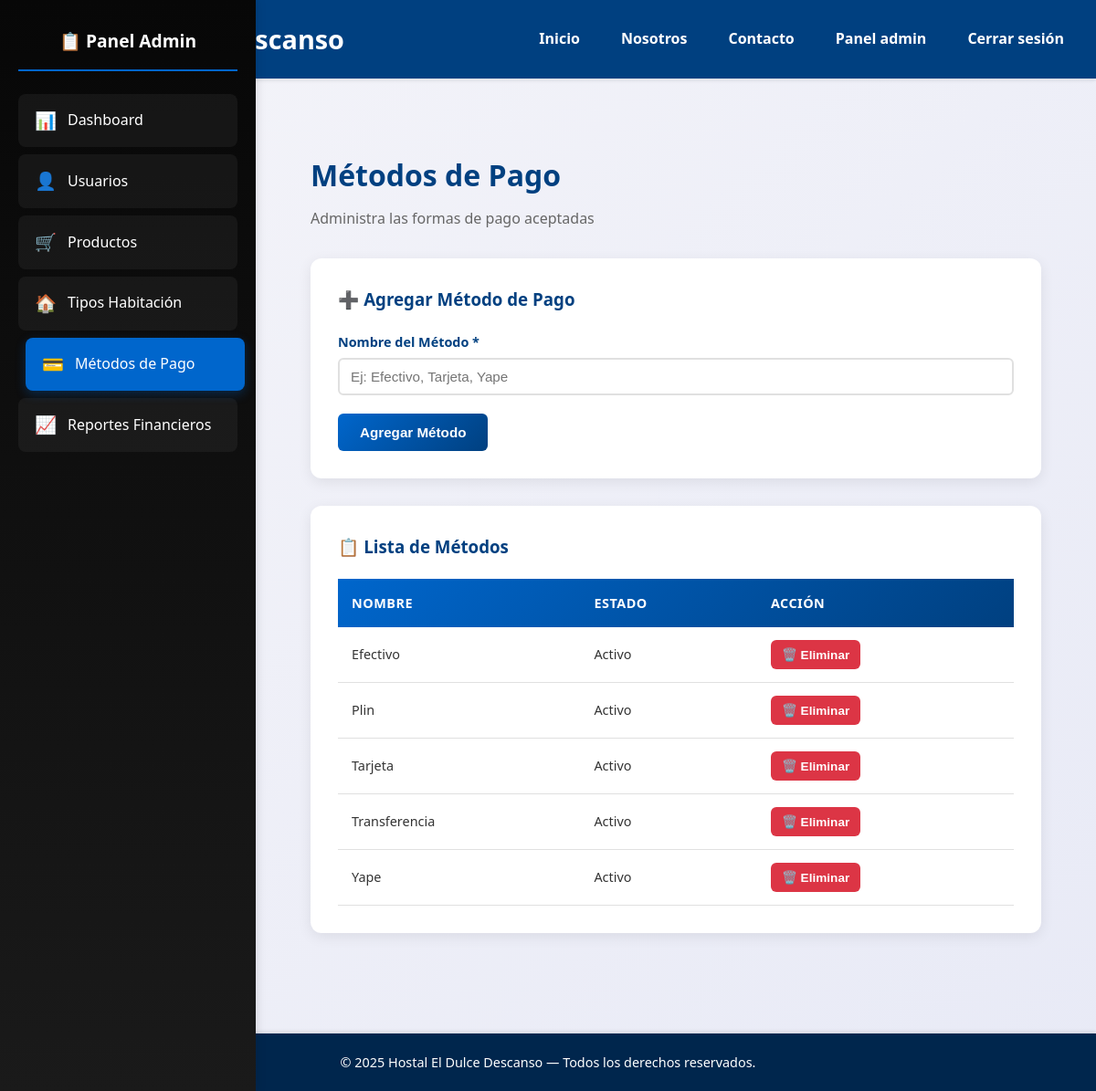
Page /admin/index.php?seccion=metodos (signed in) on the committed database.
### tables this page shows
CREATE TABLE metodo_pago (
    id_metodo INT PRIMARY KEY AUTO_INCREMENT,
    nombre VARCHAR(50) NOT NULL UNIQUE,
    descripcion TEXT,
    estado ENUM('activo', 'inactivo') DEFAULT 'activo'
);

### admin/index.php (the view, shortened to what this page needs)
<?php
include '../includes/header.php';
$usuarios = $conn->query("SELECT COUNT(*) AS c FROM usuario")->fetch_assoc()['c'];
$clientes = $conn->query("SELECT COUNT(*) AS c FROM cliente")->fetch_assoc()['c'];
$habitaciones = $conn->query("SELECT COUNT(*) AS c FROM habitacion")->fetch_assoc()['c'];
$ventas = $conn->query("SELECT SUM(monto) AS total FROM pago WHERE DATE(fecha_pago) = CURDATE()")->fetch_assoc()['total'];
$seccion = $_GET['seccion'] ?? 'dashboard';
?>
<link rel="stylesheet" href="../assets/css/admi.css">
<div class="admin-container">
    <aside class="sidebar">
        <h3>📋 Panel Admin</h3>
        <a href="?seccion=dashboard" class="<?= $seccion == 'dashboard' ? 'active' : '' ?>">
            <span>📊</span> Dashboard
        </a>
        <a href="?seccion=usuarios" class="<?= $seccion == 'usuarios' ? 'active' : '' ?>">
            <span>👤</span> Usuarios
        </a>
        <a href="?seccion=productos" class="<?= $seccion == 'productos' ? 'active' : '' ?>">
            <span>🛒</span> Productos
        </a>
        <a href="?seccion=tipos" class="<?= $seccion == 'tipos' ? 'active' : '' ?>">
            <span>🏠</span> Tipos Habitación
        </a>
        <a href="?seccion=metodos" class="<?= $seccion == 'metodos' ? 'active' : '' ?>">
            <span>💳</span> Métodos de Pago
        </a>
        <a href="?seccion=reportes" class="<?= $seccion == 'reportes' ? 'active' : '' ?>">
            <span>📈</span> Reportes Financieros
        </a>
    </aside>
    <div class="main-content">
        <?php if ($seccion == 'dashboard'): ?>
            <div class="page-header">
                <h2>Panel de Administración</h2>
                <p>Bienvenido al sistema de gestión del Hostal El Dulce Descanso</p>
            </div>
            <div class="stats-grid">
                <div class="stat-card">
                    <div class="icon">👤</div>
                    <div class="label">Usuarios del Sistema</div>
                    <div class="value"><?= $usuarios ?></div>
                </div>
                <div class="stat-card">
                    <div class="icon">🧳</div>
                    <div class="label">Clientes Registrados</div>
                    <div class="value"><?= $clientes ?></div>
                </div>
                <div class="stat-card">
                    <div class="icon">🏠</div>
                    <div class="label">Habitaciones Totales</div>
                    <div class="value"><?= $habitaciones ?></div>
                </div>
                <div class="stat-card">
                    <div class="icon">💰</div>
                    <div class="label">Ventas del Día</div>
                    <div class="value"><?= formatoMoneda($ventas ?? 0) ?></div>
                </div>
            </div>
        <?php elseif ($seccion == 'metodos'): ?>
            <div class="page-header">
                <h2>Métodos de Pago</h2>
                <p>Administra las formas de pago aceptadas</p>
            </div>
            <div class="content-box">
                <h3 style="color: #004080; margin-bottom: 20px;">➕ Agregar Método de Pago</h3>
                <form method="POST">
                    <div class="form-grid">
                        <div class="form-group">
                            <label>Nombre del Método *</label>
                            <input type="text" name="nombre" required placeholder="Ej: Efectivo, Tarjeta, Yape">
                        </div>
                    </div>
                    <button type="submit" class="btn btn-primary">Agregar Método</button>
                </form>
            </div>
            <div class="content-box">
                <h3 style="color: #004080; margin-bottom: 20px;">📋 Lista de Métodos</h3>
                <div class="table-container">
                    <table>
                        <thead>
                            <tr>
                                <th>Nombre</th>
                                <th>Estado</th>
                                <th>Acción</th>
                            </tr>
                        </thead>
                        <tbody>
                            <?php
                            $metodos_list = $conn->query("SELECT * FROM metodo_pago ORDER BY nombre");
                            while($m = $metodos_list->fetch_assoc()):
                            ?>
                            <tr>
                                <td><?= htmlspecialchars($m['nombre']) ?></td>
                                <td><?= ucfirst($m['estado']) ?></td>
                                <td>
                                    <form method="POST" style="display:inline">
                                        <button type="submit" class="btn btn-danger" onclick="return confirm('¿Eliminar método?')">🗑️ Eliminar</button>
                                    </form>
                                </td>
                            </tr>
                            <?php endwhile; ?>
                        </tbody>
                    </table>
                </div>
            </div>
        <?php endif; ?>
    </div>
</div>
<?php include '../includes/footer.php'; ?>

### assets/css/style.css (style rules this page uses)
* { margin: 0; padding: 0; box-sizing: border-box; }
body { font-family: 'Segoe UI', Tahoma, Geneva, Verdana, sans-serif; line-height: 1.6; color: #333; background: url('../img/fondo_hgeneral.png') no-repeat center center fixed; background-size: cover; }

### assets/css/admi.css (style rules this page uses)
* { margin: 0; padding: 0; box-sizing: border-box; }
html, body { height: 100%; width: 100%; font-family: 'Segoe UI', Tahoma, Geneva, Verdana, sans-serif; background: linear-gradient(135deg, #f4f4f9 0%, #e8eaf6 100%); overflow-x: hidden; }
.admin-container { display: flex; min-height: 100vh; width: 100%; }
.sidebar { width: 280px; background: linear-gradient(180deg, #070707 0%, #1a1a1a 100%); padding: 30px 20px; box-shadow: 2px 0 10px rgba(0, 0, 0, 0.1); position: fixed; top: 0; left: 0; height: 100%; overflow-y: auto; transition: all 0.3s ease; z-index: 1000; }
.sidebar h3 { color: #fff; font-size: 1.2rem; margin-bottom: 25px; padding-bottom: 15px; border-bottom: 2px solid #0066cc; text-align: center; }
.sidebar a { display: flex; align-items: center; gap: 12px; padding: 14px 18px; margin-bottom: 8px; text-decoration: none; color: #fff; font-weight: 500; border-radius: 8px; transition: all 0.3s ease; background-color: rgba(255, 255, 255, 0.05); }
.sidebar a:hover, .sidebar a.active { background-color: #0066cc; transform: translateX(8px); box-shadow: 0 4px 12px rgba(0, 102, 204, 0.3); }
.sidebar a span { font-size: 1.2rem; }
.main-content { flex: 1; margin-left: 280px; padding: 40px; overflow-y: auto; min-height: 100vh; transition: all 0.3s ease; }
.page-header { margin-bottom: 30px; }
.page-header h2 { color: #004080; font-size: 2rem; margin-bottom: 10px; }
.page-header p { color: #666; font-size: 1rem; }
.content-box { background: #fff; padding: 30px; border-radius: 12px; box-shadow: 0 4px 15px rgba(0, 0, 0, 0.08); margin-bottom: 30px; }
.form-grid { display: grid; grid-template-columns: repeat(auto-fit, minmax(200px, 1fr)); gap: 15px; margin-bottom: 20px; }
.form-group { display: flex; flex-direction: column; }
.form-group label { color: #004080; font-weight: 600; margin-bottom: 6px; font-size: 0.9rem; }
.form-group input, .form-group select, .form-group textarea { padding: 10px 12px; border: 2px solid #e0e0e0; border-radius: 6px; font-size: 0.95rem; transition: border-color 0.3s; }
.btn { padding: 12px 24px; border: none; border-radius: 6px; font-weight: 600; cursor: pointer; transition: all 0.3s ease; font-size: 0.95rem; }
.btn-primary { background: linear-gradient(135deg, #0066cc 0%, #004080 100%); color: #fff; }
.btn-danger { background-color: #dc3545; color: #fff; padding: 8px 12px; font-size: 0.85rem; }
.table-container { overflow-x: auto; margin-top: 20px; }
table { width: 100%; border-collapse: collapse; }
thead { background: linear-gradient(135deg, #0066cc 0%, #004080 100%); }
thead th { color: #fff; padding: 15px; text-align: left; font-weight: 600; font-size: 0.9rem; text-transform: uppercase; letter-spacing: 0.5px; }
tbody tr { border-bottom: 1px solid #e0e0e0; transition: background-color 0.2s ease; }
tbody td { padding: 14px 15px; color: #333; font-size: 0.9rem; }

### rows in the picture
metodo_pago: nombre "Efectivo", estado "Activo"
metodo_pago: nombre "Plin", estado "Activo"
metodo_pago: nombre "Tarjeta", estado "Activo"
metodo_pago: nombre "Transferencia", estado "Activo"
metodo_pago: nombre "Yape", estado "Activo"

### other values in the picture
NOMBRE_HOSTAL "Hostal El Dulce Descanso"
